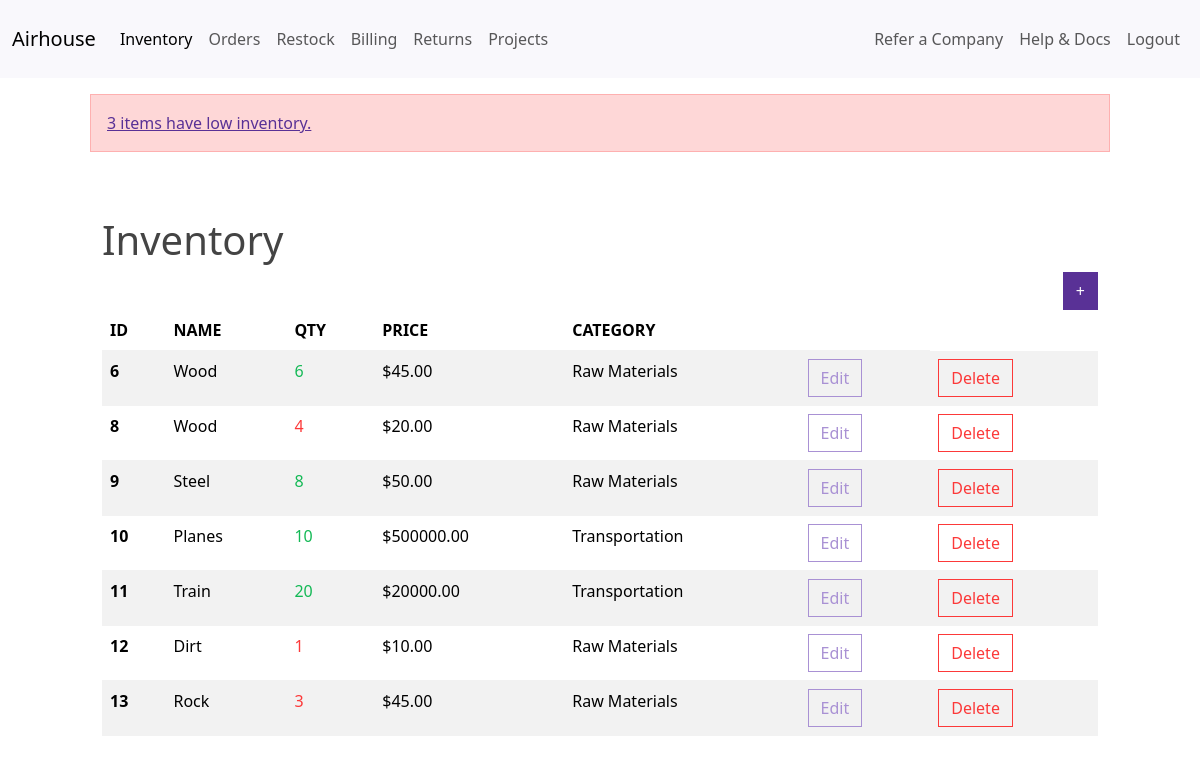
/dashboard/ (signed in), run on the app's committed database.
### airhouse/models.py (models this page shows, shortened)
class InventoryItem(models.Model):
    name = models.CharField(max_length=200)
    quantity = models.IntegerField()
    price = models.DecimalField(max_digits=10, decimal_places=2)
    category = models.ForeignKey('Category', on_delete=models.SET_NULL, blank=True, null=True)
    date_created = models.DateTimeField(auto_now_add=True)
    user = models.ForeignKey(get_user_model(), on_delete=models.CASCADE)

class Category(models.Model):
    name = models.CharField(max_length=200)
    class Meta:
        verbose_name_plural = 'categories'

### airhouse/views.py (the view)
# urls.py: path('dashboard/', Dashboard.as_view(), name='dashboard'),
class Dashboard(View):
    def get(self, request):
        items = InventoryItem.objects.filter(user=request.user.id).order_by('id')
        low_inventory = items.filter(quantity__lte=LOW_QUANTITY)
        if low_inventory.count() > 0:
            message_text = f'{low_inventory.count()} item{"s" if low_inventory.count() > 1 else ""} {"have" if low_inventory.count() > 1 else "has"} low inventory.'
            messages.error(request, message_text)
        low_inventory_ids = low_inventory.values_list('id', flat=True)
        return render(request, 'airhouse/dashboard.html', {
            'items': items,
            'low_inventory_ids': low_inventory_ids
        })

### airhouse/templates/airhouse/dashboard.html (shortened to what this page needs)
{% extends 'airhouse/base.html' %}
{% block content %}
        {% if messages %}
            <div class="row mt-3">
                {% for message in messages %}
                    {% if message.tags == 'error' %}
                        <div class="col-md-10 col-12 mx-auto alert alert-danger" title="{{ message }}">
                           <a href="{% url 'restock' %}">{{ message|slice:":message.find(':') + 1" }}</a>
                        </div>
                    {% else %}
                        <div class="col-md-10 col-12 mx-auto alert alert-success">
                            {{ message }}
                        </div>
                    {% endif %}
                {% endfor %}
            </div>
        {% endif %}
    <div class="row">
        <div class="col-md-10 col-12 mx-auto mt-5">
            <h1><a href="{% url 'dashboard' %}" class="text-reset text-decoration-none">Inventory</a></h1>
            <div class="d-flex justify-content-end">
                <a href="{% url 'add-item' %}" class="btn btn-primary">+</a>
            </div>
            <table class="table table-hover table-striped">
                <thead>
                    <tr>
                        <th scope="col">ID</th>
                        <th scope="col">NAME</th>
                        <th scope="col">QTY</th>
                        <th scope="col">PRICE</th>
                        <th scope="col">CATEGORY</th>
                        <th scope="col"></th>
                    </tr>
                </thead>
                <tbody>
                    {% for item in items %}
                    <tr>
                        <th scope="row">{{ item.id }}</th>
                        <td>{{ item.name }}</td>
                        {% if item.id in low_inventory_ids %}
                            <td class="text-danger">{{ item.quantity }}</td>
                        {% else %}
                            <td class="text-success">{{ item.quantity }}</td>
                        {% endif %}
                        <td>${{ item.price }}</td>
                        <td>{{ item.category.name }}</td>
                        <td><a href="{% url 'edit-item' item.id %}" class="btn btn-outline-secondary">Edit</a></td>
                        <td><a href="{% url 'delete-item' item.id %}" class="btn btn-outline-danger">Delete</a></td>
                    </tr>
                    {% endfor %}
                </tbody>
            </table>
        </div>
    </div>
{% endblock content %}

### data on the page
InventoryItem: id "6", name "Wood", quantity "6", price "45.00", category.name "Raw Materials"
InventoryItem: id "8", name "Wood", quantity "4", price "20.00", category.name "Raw Materials"
InventoryItem: id "9", name "Steel", quantity "8", price "50.00", category.name "Raw Materials"
InventoryItem: id "10", name "Planes", quantity "10", price "500000.00", category.name "Transportation"
InventoryItem: id "11", name "Train", quantity "20", price "20000.00", category.name "Transportation"
InventoryItem: id "12", name "Dirt", quantity "1", price "10.00", category.name "Raw Materials"
InventoryItem: id "13", name "Rock", quantity "3", price "45.00", category.name "Raw Materials"

### other printed values
{{ message|slice:":message.find(':') + 1" }} "3 items have low inventory."
